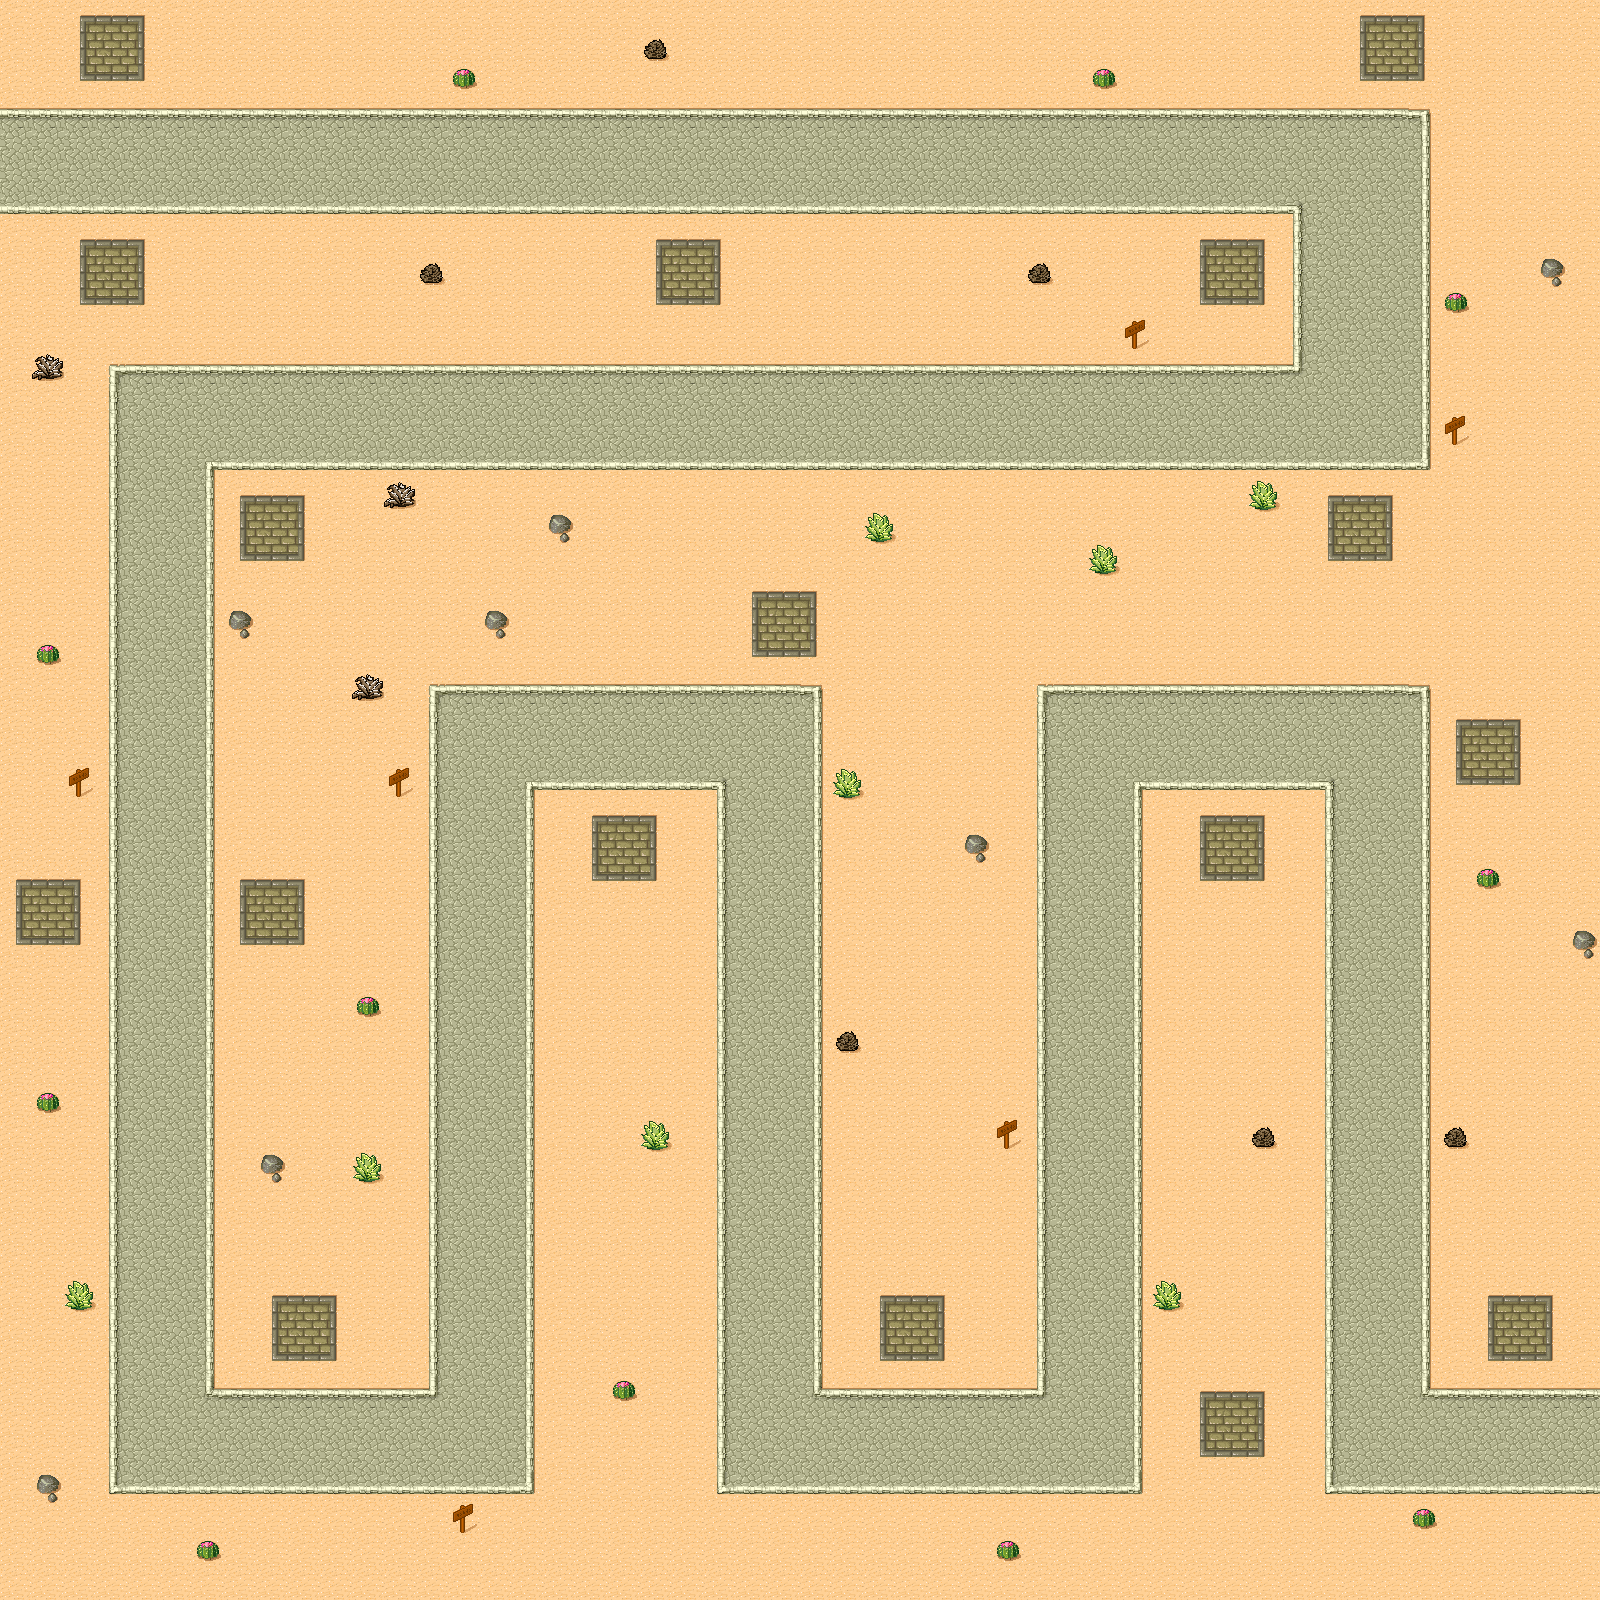

Tiled map render using the project's own tile images. Description and the map definition, with tile-layer contents summarised, below:
An orthogonal 50x50 tile map with 32x32 px tiles, 2 tile layers (foreground, background) and 2 objects (mainPlayer).

<map version="1.0" tiledversion="1.0.2" orientation="orthogonal" renderorder="right-down" width="50" height="50" tilewidth="32" tileheight="32" nextobjectid="7">
 <tileset firstgid="1" source="TowerDefenseTileSet.tsx" />
 <layer name="foreground" width="50" height="50">
  <data>[2500 cells, 2500 non-empty, 29 distinct tile ids]</data>
 </layer>
 <objectgroup name="Object Layer 1">
  <object id="1" name="mainPlayer" x="17" y="135" width="32" height="64">
   <properties>
    <property name="framewidth" value="64" />
    <property name="image" value="gripe_run_right" />
   </properties>
  </object>
 </objectgroup>
 <objectgroup name="collision">
  <object id="5" x="1" y="206" width="1200" height="5" />
 </objectgroup>
 <layer name="background" width="50" height="50">
  <data>[2500 cells, 0 non-empty, 0 distinct tile ids]</data>
 </layer>
</map>
